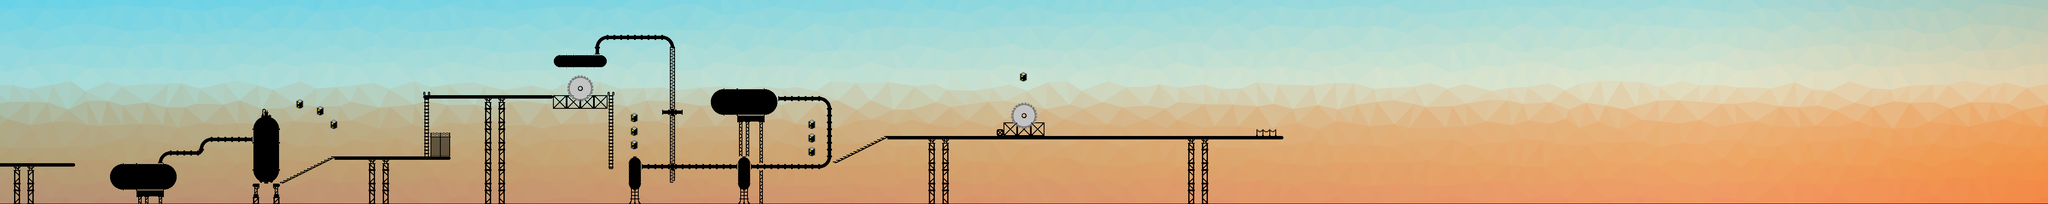

The image is a tile-based game level rendered from a .tmx file. Its description and source (layers, tilesets, objects; grid data summarised) follow:
An orthogonal 300x30 tile map with 16x16 px tiles, 2 tile layers (platform, graphics), 3 tilesets, 1 image layer and 78 objects.

<map version="1.0" orientation="orthogonal" renderorder="left-up" width="300" height="30" tilewidth="16" tileheight="16" nextobjectid="145">
 <tileset firstgid="1" name="minimal_industry" tilewidth="16" tileheight="16" tilecount="1160" columns="29">
  <image source="Texture/minimal_industry.png" width="464" height="640" />
 </tileset>
 <tileset firstgid="1161" name="smallBattery" tilewidth="16" tileheight="16" tilecount="260" columns="20">
  <image source="Sprite/Battery/smallBattery.png" width="320" height="213" />
 </tileset>
 <tileset firstgid="1421" name="saw1" tilewidth="16" tileheight="16" tilecount="16" columns="4">
  <image source="Sprite/saw1.png" width="64" height="64" />
 </tileset>
 <imagelayer name="background">
  <image source="Background/background1.png" width="4978" height="479" />
 </imagelayer>
 <layer name="platform" width="300" height="30">
  <data>[9000 cells, 611 non-empty, 202 distinct tile ids]</data>
 </layer>
 <layer name="graphics" width="300" height="30">
  <data>[9000 cells, 97 non-empty, 26 distinct tile ids]</data>
 </layer>
 <objectgroup name="ground">
  <object id="1" x="0" y="384" width="176" height="16" />
  <object id="5" x="372" y="357" width="53" height="53">
   <ellipse />
  </object>
  <object id="7" x="397.333" y="357" width="96" height="16" />
  <object id="13" x="468" y="324" width="55" height="55">
   <ellipse />
  </object>
  <object id="14" x="496" y="324.667" width="96" height="16" />
  <object id="15" x="594" y="275" width="60" height="60">
   <ellipse />
  </object>
  <object id="16" x="594" y="304" width="60" height="126.667" />
  <object id="17" x="614.667" y="258" width="13.3333" height="18" />
  <object id="30" x="784" y="369" width="272" height="15" />
  <object id="37" x="992" y="224" width="448" height="16" />
  <object id="42" x="1298" y="129.333" width="30" height="30">
   <ellipse />
  </object>
  <object id="44" x="1392" y="130" width="30" height="30">
   <ellipse />
  </object>
  <object id="46" x="1399" y="85" width="40" height="40">
   <ellipse />
  </object>
  <object id="47" x="1424" y="85" width="128" height="11" />
  <object id="48" x="1532" y="85" width="43" height="43">
   <ellipse />
  </object>
  <object id="50" x="1502" y="386.667" width="449.333" height="16" />
  <object id="53" x="1730.67" y="370" width="26" height="26">
   <ellipse />
  </object>
  <object id="54" x="1666" y="211" width="54" height="54">
   <ellipse />
  </object>
  <object id="57" x="1767" y="212" width="55" height="55">
   <ellipse />
  </object>
  <object id="58" x="1696" y="211" width="96" height="17" />
  <object id="59" x="1816" y="227.333" width="106" height="12.6667" />
  <object id="60" x="1936" y="256" width="16" height="129" />
  <object id="64" x="1696" y="256" width="96" height="16" />
  <object id="65" x="1728" y="272" width="64" height="16" />
  <object id="68" x="2080" y="320" width="927.333" height="16" />
  <object id="76" x="288" y="386.333" width="112" height="17" />
  <object id="77" x="259" y="387" width="58" height="58">
   <ellipse />
  </object>
  <object id="79" x="660" y="430" width="123" height="10" />
  <object id="80" x="673" y="422" width="110" height="7" />
  <object id="83" x="685" y="412" width="98" height="9" />
  <object id="84" x="703" y="404" width="80" height="7" />
  <object id="85" x="720" y="396" width="63" height="7" />
  <object id="86" x="737" y="388" width="46" height="8" />
  <object id="87" x="754" y="380" width="30" height="7" />
  <object id="88" x="770" y="373" width="12" height="7" />
  <object id="93" x="1312" y="131" width="96" height="13" />
  <object id="96" x="1397.33" y="108" width="7.33333" height="21.3333" />
  <object id="97" x="1474" y="369.333" width="28" height="28">
   <ellipse />
  </object>
  <object id="99" x="1474" y="384" width="27.3333" height="64" />
  <object id="104" x="1916" y="229.333" width="20" height="20">
   <ellipse />
  </object>
  <object id="106" x="1922" y="233.333" width="20" height="20">
   <ellipse />
  </object>
  <object id="108" x="1927.33" y="240.667" width="20" height="20">
   <ellipse />
  </object>
  <object id="109" x="1952.67" y="380.667" width="127.333" height="5.33333" />
  <object id="110" x="1962" y="376" width="118.667" height="4" />
  <object id="111" x="1969.33" y="372" width="110" height="4" />
  <object id="112" x="1976" y="368" width="103.333" height="4" />
  <object id="113" x="1984.67" y="364.667" width="96" height="4" />
  <object id="114" x="1992" y="359.333" width="88.6667" height="4.66667" />
  <object id="115" x="2000.67" y="355.333" width="80" height="4.66667" />
  <object id="116" x="2009.33" y="352" width="70" height="3.33333" />
  <object id="117" x="2016" y="348.667" width="62.6667" height="3.33333" />
  <object id="118" x="2024" y="344" width="56" height="4" />
  <object id="119" x="2032" y="340.667" width="47.3333" height="4.66667" />
  <object id="120" x="2040.67" y="335.333" width="38.6667" height="4.66667" />
  <object id="121" x="2048.67" y="331.333" width="31.3333" height="3.33333" />
  <object id="122" x="2058" y="328.667" width="20.6667" height="2.66667" />
  <object id="123" x="2064" y="323.333" width="14.6667" height="4" />
  <object id="124" x="2072.67" y="320.667" width="6" height="4.66667" />
  <object id="130" x="1312" y="144" width="96" height="16" />
  <object id="132" x="3584" y="0" width="16" height="480" />
  <object id="137" x="1552" y="256" width="48" height="16" />
  <object id="141" x="2352" y="288" width="96" height="32" />
  <object id="144" x="2336" y="304" width="16" height="16" />
 </objectgroup>
 <objectgroup name="batteries">
  <object id="25" x="695" y="234" width="14" height="21" />
  <object id="26" x="742" y="251" width="15" height="20" />
  <object id="27" x="774" y="283" width="16" height="20" />
  <object id="71" x="1894" y="282" width="16" height="20" />
  <object id="72" x="1895" y="317" width="16" height="17" />
  <object id="73" x="1897" y="347" width="13" height="21" />
  <object id="74" x="1479" y="330.667" width="15" height="20" />
  <object id="102" x="1479.33" y="299.333" width="15.3333" height="17.3333" />
  <object id="103" x="1479.33" y="268" width="15.3333" height="17.3333" />
  <object id="142" x="2391" y="171" width="15" height="20" />
 </objectgroup>
 <objectgroup name="saw">
  <object id="135" x="1331" y="180" width="57" height="57">
   <ellipse />
  </object>
  <object id="138" x="2370" y="242" width="60" height="60">
   <ellipse />
  </object>
 </objectgroup>
 <objectgroup name="ladder">
  <object id="36" x="992" y="240" width="16" height="128" />
  <object id="101" x="1424" y="240.667" width="16" height="159.333" />
 </objectgroup>
 <objectgroup name="gate">
  <object id="129" x="2944" y="304" width="48" height="16" />
 </objectgroup>
</map>
